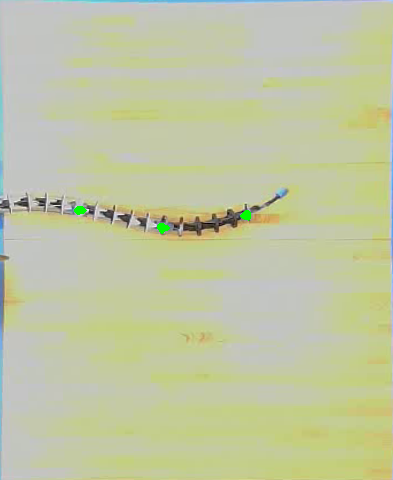
#> input picture data_analysis/test.png, 393 x 480 px
$ python -i preprocess.py   (imports and definitions only)
#> lines starting #> are read from the running program, lines starting #| are printed output that depends on the picture
# This script pre-processes the video data by flipping & cropping by bounding box

import cv2
import os
import numpy as np

# Set the directory where the videos are stored
video_dir = "testvideodata/"

# Set the output directory for the cropped videos
output_dir = "testvideodata_preprocessed/"

# Set the coordinates of the bounding box corners
top_right = (118, 61) # (456, 44)
bottom_right = (100, 476) # (470, 474)
top_left = (444, 51) # (130, 56)
bottom_left = (460, 476) # (114, 466)

# Set the desired aspect ratio for the cropped video
aspect_ratio = (int(48*2), int(58.5*2))

# [25 lines of commented-out code are left out]

def add_origin_marker(frame):
    # Draw a bright red circle at the origin
    origin = (0, 205)
    radius = 3
    color = (0, 0, 255)
    thickness = -1
    cv2.circle(frame, origin, radius, color, thickness)

    # Draw a horizontal line across 202
    line_start = (0, 205)
    line_end = (frame.shape[1], 202)
    line_color = (0, 0, 255)
    line_thickness = 1
    cv2.line(frame, line_start, line_end, line_color, line_thickness)

    return frame

def add_coordinate_overlay(frame, aspect_ratio_scaled, grid_spacing=5):
    # Get the height and width of the frame
    height, width = frame.shape[:2]

    # Create a blank image to draw the grid on
    grid_img = np.zeros((height, aspect_ratio_scaled[0], 3), np.uint8)

    # Define the coordinate system origin in real-world coordinates
    origin = (0, 202) # in inches

    # Define the x and y grid spacing in inches
    x_spacing = grid_spacing
    y_spacing = grid_spacing

    # Convert the x and y grid spacing to pixel spacing
    x_spacing_px = int(x_spacing * aspect_ratio_scaled[0] / 48) # 48 inches is the width of the video
    y_spacing_px = int(y_spacing * aspect_ratio_scaled[1] / 58.5) # 58.5 inches is the height of the video

    # Draw the vertical grid lines
    for x in range(0, aspect_ratio_scaled[0], x_spacing_px):
        cv2.line(grid_img, (x, 0), (x, height), (255, 255, 255), 1)
        if x > 0:
            cv2.putText(grid_img, str(int(origin[0] + x / (aspect_ratio_scaled[0] / 48))) + " in", (x - 20, 20), cv2.FONT_HERSHEY_SIMPLEX, 0.5, (255, 255, 255), 1, cv2.LINE_AA)

    # Draw the horizontal grid lines
    for y in range(0, height, y_spacing_px):
        cv2.line(grid_img, (0, y), (aspect_ratio_scaled[0], y), (255, 255, 255), 1)
        if y > 0:
            cv2.putText(grid_img, str(int((y - origin[1]) / (aspect_ratio_scaled[1] / 58.8))) + " in", (20, y + 20), cv2.FONT_HERSHEY_SIMPLEX, 0.5, (255, 255, 255), 1, cv2.LINE_AA)

    # Resize the grid image to match the aspect ratio of the frame
    grid_img_resized = cv2.resize(grid_img, (width, height))

    # Add the grid overlay to the frame
    frame_with_grid = cv2.addWeighted(frame, 0.8, grid_img_resized, 0.2, 0)

    return frame_with_grid

# Define the function to crop the video
def crop_video(filename):
    # Load the video file
#> called with filename = 'test.png'
    cap = cv2.VideoCapture(os.path.join(video_dir, filename))

    # Check if the video file was opened successfully
    if not cap.isOpened():
        print("Error opening video file:", filename)
        return

    # Get the total number of frames in the video
    num_frames = int(cap.get(cv2.CAP_PROP_FRAME_COUNT))

    # Get the dimensions of the video
    width = int(cap.get(cv2.CAP_PROP_FRAME_WIDTH))
    height = int(cap.get(cv2.CAP_PROP_FRAME_HEIGHT))

    # Scale up the aspect ratio to meet the current resolution
    aspect_ratio_scaled = (int(height * aspect_ratio[0] / aspect_ratio[1]), height)

    # Calculate the perspective transform matrix
    src = np.float32([top_left, top_right, bottom_left, bottom_right])
    dst = np.float32([(0, 0), (aspect_ratio_scaled[0], 0), (0, aspect_ratio_scaled[1]), aspect_ratio_scaled])
    M = cv2.getPerspectiveTransform(src, dst)
    # Calculate the perspective transform matrix
    # src = np.float32([top_left, top_right, bottom_left, bottom_right])
    # dst = np.float32([(aspect_ratio_scaled[0], aspect_ratio_scaled[1]), (0, aspect_ratio_scaled[1]), (aspect_ratio_scaled[0], 0), (0, 0)])
    # M = cv2.getPerspectiveTransform(src, dst)

    # Create a VideoWriter object to save the cropped video
    out_filename = os.path.join(output_dir, os.path.splitext(filename)[0] + ".avi")
    fourcc = cv2.VideoWriter_fourcc(*"mp4v")
    out = cv2.VideoWriter(out_filename, fourcc, 30.0, (aspect_ratio_scaled[0], aspect_ratio_scaled[1]))

    # Loop through all the frames in the video
    for frame_num in range(num_frames):
        # Read the next frame from the video
        ret, frame = cap.read()

        if not ret:
            break

        # # Rotate the frame by 180 degrees
        # frame = cv2.rotate(frame, cv2.ROTATE_180)

        # Apply the perspective transform to the frame
        warped = cv2.warpPerspective(frame, M, aspect_ratio_scaled)

        # Add the real-world coordinate system as an overlay
        warped = add_coordinate_overlay(warped, aspect_ratio_scaled)

        # Add origin marker
        warped = add_origin_marker(warped)

        # Write the frame to the output video file
        out.write(warped)
#> this loop made 1 pass
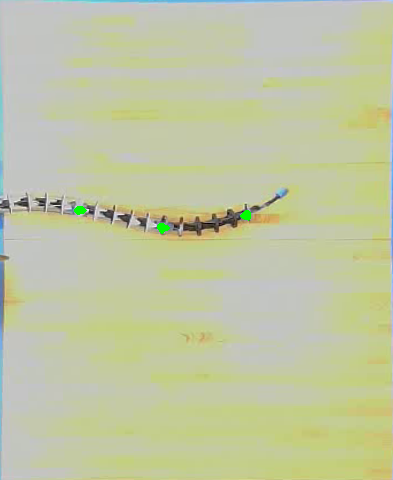
#> input picture data_analysis/test.png, 393 x 480 px
#> pass 1, in crop_video, `warped = cv2.warpPerspective(frame, M, aspect_ratio_scaled)`:
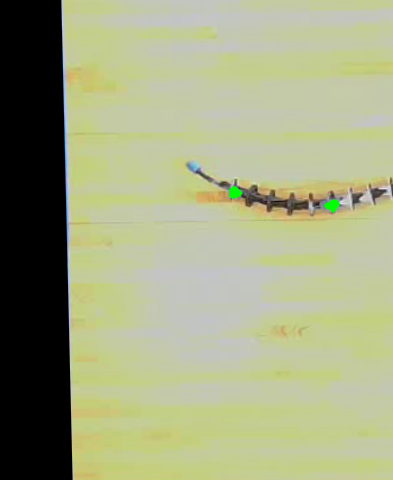
#> warped: shape (480, 393, 3); mean B, G, R 129.1, 166.1, 161.1
#> pass 1, in add_coordinate_overlay, `frame_with_grid = cv2.addWeighted(frame, 0.8, grid_img_resized, 0.2, 0)`:
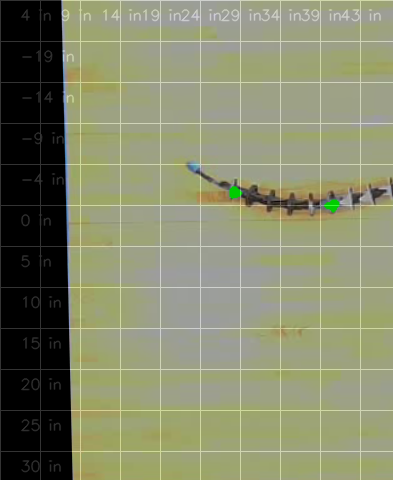
#> frame_with_grid: shape (480, 393, 3); mean B, G, R 106.3, 135.9, 132
#> frame is the input picture: shape (480, 393, 3); mean B, G, R 163.3, 199.2, 193.5

    # Release the video file and output video file
    cap.release()
    out.release()

# Loop through all the videos in the directory
# [8 lines not run here, left out]

>>> result = crop_video('test.png')
